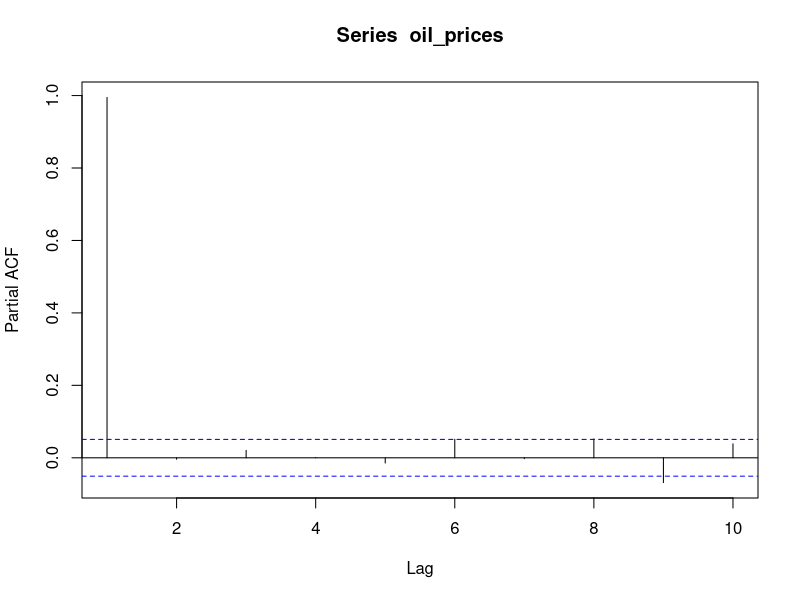
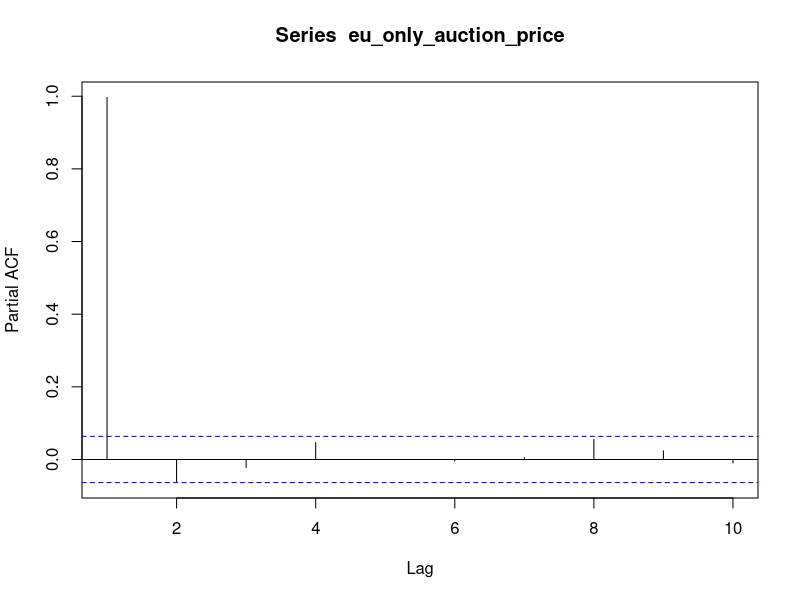
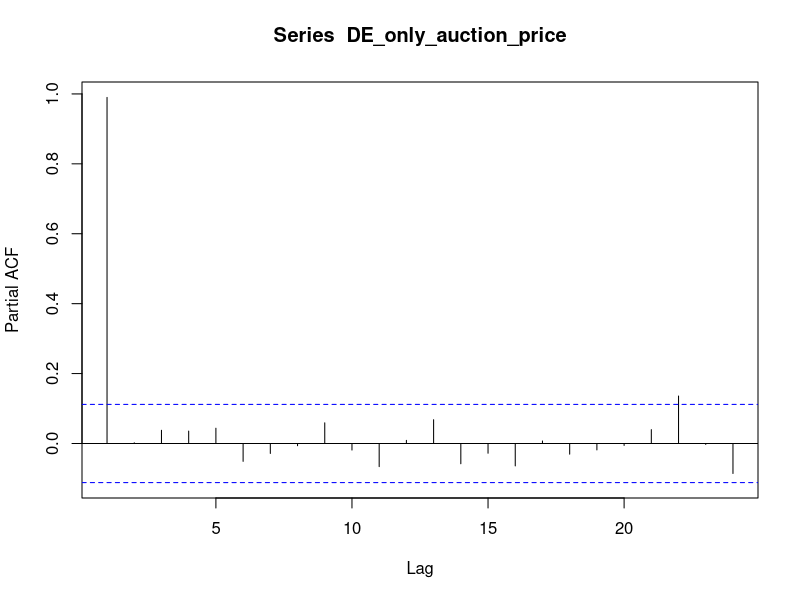
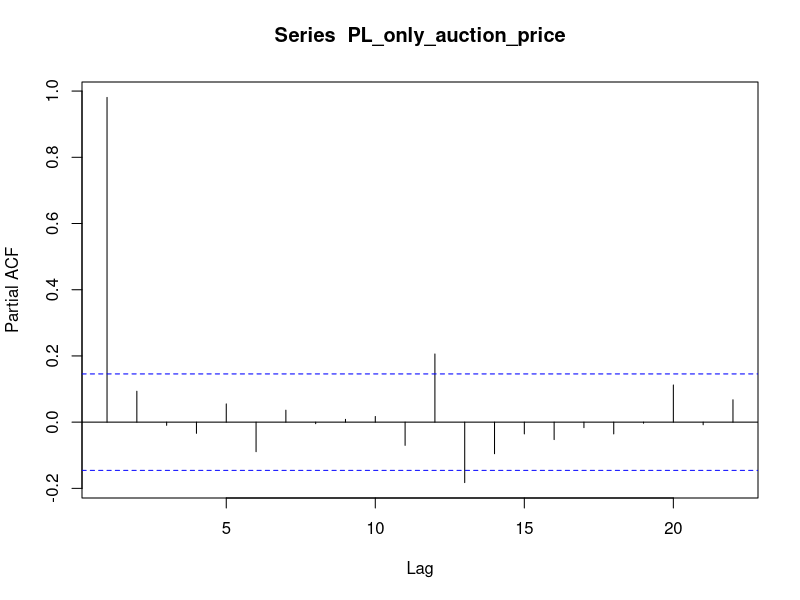
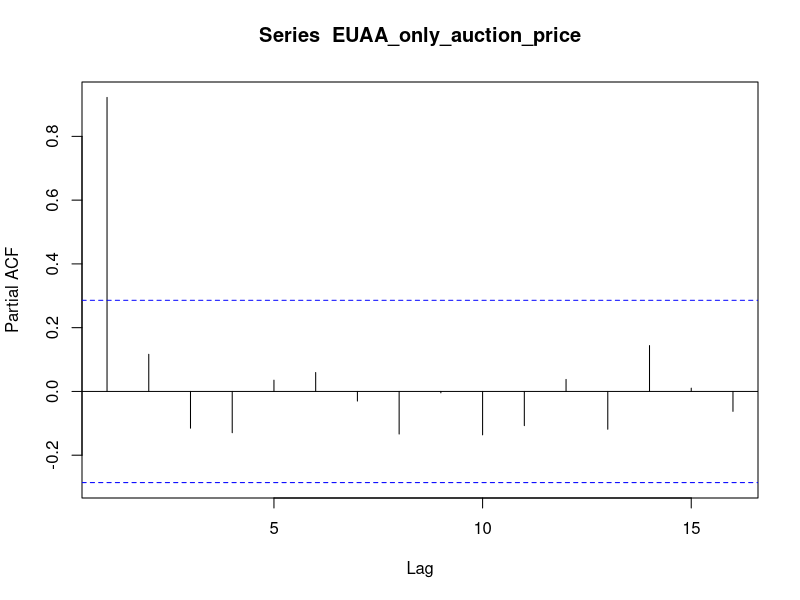

Here is the R script that generated these plots, in order: (Note: this script raises an error after producing the figures.)
## ---- chunk 1
knitr::opts_chunk$set(echo = TRUE)
library(readxl)
library(tseries)
library(ggplot2)
library(tidyverse)
library(reshape2)
library(car)
library(lubridate)

## ---- chunk 2
brent_crude_prices<- read_excel("brent_crude_prices.xlsx")
co2_emissions_data<-read.csv("co2_emission.csv")
ftse<- read.csv("FTSE 100 Historical Data.csv")
eu_ets_data<-read_excel("EU-ETS-data.xlsx")
## ---- chunk 3
eu_ets_data$Date<- as.Date(eu_ets_data$Date)
brent_crude_prices$Date<- as.Date(brent_crude_prices$Date)
ftse$Date<- mdy(ftse$Date)
ftse$Price<- as.numeric(str_replace(ftse$Price,",",""))
## ---- chunk 4
auction_and_oil<- merge(x=eu_ets_data,y=brent_crude_prices, 
                         by="Date", all.x=TRUE) 

auction_and_oil<-auction_and_oil |> filter(is.na(auction_and_oil$`Europe Brent Spot Price FOB (Dollars per Barrel)`)==FALSE)

oil_prices<- auction_and_oil$`Europe Brent Spot Price FOB (Dollars per Barrel)`
pacf(oil_prices, lag=10, pl=TRUE)

ets_stock_and_oil_data<- merge(x=auction_and_oil, y= ftse, by='Date', all.x=TRUE)
## ---- chunk 5
#First let's change auction name to just have EU, DE, PL or EUAA:

ets_stock_and_oil_data<- ets_stock_and_oil_data |> mutate(
                AuctionType = ifelse(str_detect(`Auction Name`, "EUAA")==TRUE,
                                                                        "EUAA",
                                                    str_sub(`Auction Name`,-2,)
), .after=`Auction Name`)
## ---- chunk 6
EU_only_auction<- ets_stock_and_oil_data |> filter(AuctionType=="EU") |> filter(
                                          is.na(`Auction Price €/tCO2`)==FALSE
)
eu_only_auction_price<-EU_only_auction$`Auction Price €/tCO2`

pacf(eu_only_auction_price, lag=10, pl=TRUE)

#Auction Price Lag
Auction_Price_lag<- EU_only_auction$`Auction Price €/tCO2`[1:length(EU_only_auction$`Auction Price €/tCO2`)-1]
Auction_Price_lag<- c(0,Auction_Price_lag)
EU_only_with_lag<- EU_only_auction |> mutate(
                                          Auction_Price_lag= Auction_Price_lag, .after=`Auction Price €/tCO2`
)

#Maximum bid lag
Max_bid_lag<- EU_only_auction$`Maximum Bid €/tCO2`[1:length(EU_only_auction$`Maximum Bid €/tCO2`)-1]
Max_bid_lag<- c(0,Max_bid_lag)
EU_only_with_lag<- EU_only_with_lag |> mutate(
                                          Max_bid_lag= Max_bid_lag, .after=`Maximum Bid €/tCO2`
)

#Avg bids per bidder lag
Avg_num_bids_per_bidder_lag<- EU_only_auction$`Average number of bids per bidder`[1:length(EU_only_auction$`Average number of bids per bidder`)-1]
Avg_num_bids_per_bidder_lag<- c(0,Avg_num_bids_per_bidder_lag)
EU_only_with_lag<- EU_only_with_lag |> mutate(
                                          Avg_num_bids_per_bidder_lag= Avg_num_bids_per_bidder_lag, .after=`Average number of bids per bidder`
)

#Avg vol per bidder
Avg_vol_per_bidder_lag<- EU_only_auction$`Average volume bid per bidder`[1:length(EU_only_auction$`Average volume bid per bidder`)-1]
Avg_vol_per_bidder_lag<- c(0,Avg_vol_per_bidder_lag)
EU_only_with_lag<- EU_only_with_lag |> mutate(
                                          Avg_vol_per_bidder_lag= Avg_vol_per_bidder_lag, .after=`Average volume bid per bidder`
)

#oil price lag
EU_only_with_lag<- EU_only_with_lag |> rename(
                        oil_price = `Europe Brent Spot Price FOB (Dollars per Barrel)`
)
oil_price_lag<- EU_only_with_lag$oil_price[1:length(EU_only_with_lag$oil_price)-1]
oil_price_lag<- c(0,oil_price_lag)
EU_only_with_lag<- EU_only_with_lag |> mutate(
                                          oil_price_lag= oil_price_lag, .after= oil_price
)

#ftse price lag:
EU_only_with_lag<- EU_only_with_lag |> rename(
                        ftse_price = Price
)
ftse_price_lag<- EU_only_with_lag$ftse_price[1:length(EU_only_with_lag$ftse_price)-1]
ftse_price_lag<- c(0,ftse_price_lag)
EU_only_with_lag<- EU_only_with_lag |> mutate(
                                          ftse_price_lag= ftse_price_lag, .after= ftse_price
)

#Auction Volume tCO2 lag:

Auction_vol_lag<- EU_only_auction$`Auction Volume tCO2`[1:length(EU_only_auction$`Auction Volume tCO2`)-1]
Auction_vol_lag<- c(0,Auction_vol_lag)
EU_only_with_lag<- EU_only_with_lag |> mutate(
                                          Auction_vol_lag= Auction_vol_lag, .after=`Auction Volume tCO2`
)
##

EU_only_auction_variables_fit<- glm(`Auction Price €/tCO2`~ Auction_Price_lag+ `Auction Volume tCO2`+ `Maximum Bid €/tCO2`,
                            family=gaussian, data=EU_only_with_lag)

durbinWatsonTest(EU_only_auction_variables_fit)
summary(EU_only_auction_variables_fit)

#DW of 1.27. Not terrible. How do we push this up to acceptable levels?


#EU_only_oil_fit<- glm(`Auction Price €/tCO2`~ lag+ `Auction Volume tCO2`+ `Maximum Bid €/tCO2`+
 #                                   oil_price,
  #                          family=gaussian, data=EU_only_with_lag)
#summary(EU_only_oil_fit)
#durbinWatsonTest(EU_only_oil_fit)


#So the difference in DW witha nd without oil prices isn't huge. Only 0.01 difference in the test statistic. 

## ---- chunk 7
DE_only_auction<-ets_stock_and_oil_data |> filter(AuctionType=="DE") |> filter(
                                          is.na(`Auction Price €/tCO2`)==FALSE
)
DE_only_auction_price<- DE_only_auction$`Auction Price €/tCO2`
pacf(DE_only_auction_price)


#Auction Price Lag
Auction_Price_lag<- DE_only_auction$`Auction Price €/tCO2`[1:length(DE_only_auction$`Auction Price €/tCO2`)-1]
Auction_Price_lag<- c(0,Auction_Price_lag)
DE_only_with_lag<- DE_only_auction |> mutate(
                                          Auction_Price_lag= Auction_Price_lag, .after=`Auction Price €/tCO2`
)

#Maximum bid lag
Max_bid_lag<- DE_only_auction$`Maximum Bid €/tCO2`[1:length(DE_only_auction$`Maximum Bid €/tCO2`)-1]
Max_bid_lag<- c(0,Max_bid_lag)
DE_only_with_lag<- DE_only_with_lag |> mutate(
                                          Max_bid_lag= Max_bid_lag, .after=`Maximum Bid €/tCO2`
)

#Avg bids per bidder lag
Avg_num_bids_per_bidder_lag<- DE_only_auction$`Average number of bids per bidder`[1:length(DE_only_auction$`Average number of bids per bidder`)-1]
Avg_num_bids_per_bidder_lag<- c(0,Avg_num_bids_per_bidder_lag)
DE_only_with_lag<- DE_only_with_lag |> mutate(
                                          Avg_num_bids_per_bidder_lag= Avg_num_bids_per_bidder_lag, .after=`Average number of bids per bidder`
)

#Avg vol per bidder
Avg_vol_per_bidder_lag<- DE_only_auction$`Average volume bid per bidder`[1:length(DE_only_auction$`Average volume bid per bidder`)-1]
Avg_vol_per_bidder_lag<- c(0,Avg_vol_per_bidder_lag)
DE_only_with_lag<- DE_only_with_lag |> mutate(
                                          Avg_vol_per_bidder_lag= Avg_vol_per_bidder_lag, .after=`Average volume bid per bidder`
)

#oil price lag
DE_only_with_lag<- DE_only_with_lag |> rename(
                        oil_price = `Europe Brent Spot Price FOB (Dollars per Barrel)`
)
oil_price_lag<- DE_only_with_lag$oil_price[1:length(DE_only_with_lag$oil_price)-1]
oil_price_lag<- c(0,oil_price_lag)
DE_only_with_lag<- DE_only_with_lag |> mutate(
                                          oil_price_lag= oil_price_lag, .after= oil_price
)

#ftse price lag:
DE_only_with_lag<- DE_only_with_lag |> rename(
                        ftse_price = Price
)
ftse_price_lag<- DE_only_with_lag$ftse_price[1:length(DE_only_with_lag$ftse_price)-1]
ftse_price_lag<- c(0,ftse_price_lag)
DE_only_with_lag<- DE_only_with_lag |> mutate(
                                          ftse_price_lag= ftse_price_lag, .after= ftse_price
)

#Auction Volume tCO2 lag:

Auction_vol_lag<- DE_only_auction$`Auction Volume tCO2`[1:length(DE_only_auction$`Auction Volume tCO2`)-1]
Auction_vol_lag<- c(0,Auction_vol_lag)
DE_only_with_lag<- DE_only_with_lag |> mutate(
                                          Auction_vol_lag= Auction_vol_lag, .after=`Auction Volume tCO2`
)

#DE_only_oil_fit<- glm(`Auction Price €/tCO2`~ lag+ `Auction Volume tCO2`+ `Maximum Bid €/tCO2`+
#                                    oil_price,
 #                           family=gaussian, data=DE_only_with_lag)
#summary(DE_only_oil_fit)
#durbinWatsonTest(DE_only_oil_fit)

#pacf(DE_only_with_lag$oil_price, lag=20, pl=TRUE)

## ---- chunk 8
PL_only_auction<-ets_stock_and_oil_data |> filter(AuctionType=="PL") |> filter(
                                          is.na(`Auction Price €/tCO2`)==FALSE
)
PL_only_auction_price<- PL_only_auction$`Auction Price €/tCO2`
pacf(PL_only_auction_price)


#Auction Price Lag
Auction_Price_lag<- PL_only_auction$`Auction Price €/tCO2`[1:length(PL_only_auction$`Auction Price €/tCO2`)-1]
Auction_Price_lag<- c(0,Auction_Price_lag)
PL_only_with_lag<- PL_only_auction |> mutate(
                                          Auction_Price_lag= Auction_Price_lag, .after=`Auction Price €/tCO2`
)

#Maximum bid lag
Max_bid_lag<- PL_only_auction$`Maximum Bid €/tCO2`[1:length(PL_only_auction$`Maximum Bid €/tCO2`)-1]
Max_bid_lag<- c(0,Max_bid_lag)
PL_only_with_lag<- PL_only_with_lag |> mutate(
                                          Max_bid_lag= Max_bid_lag, .after=`Maximum Bid €/tCO2`
)

#Avg bids per bidPLr lag
Avg_num_bids_per_bidder_lag<- PL_only_auction$`Average number of bids per bidder`[1:length(PL_only_auction$`Average number of bids per bidder`)-1]
Avg_num_bids_per_bidder_lag<- c(0,Avg_num_bids_per_bidder_lag)
PL_only_with_lag<- PL_only_with_lag |> mutate(
                                          Avg_num_bids_per_bidder_lag= Avg_num_bids_per_bidder_lag, .after=`Average number of bids per bidder`
)

#Avg vol per bidder
Avg_vol_per_bidder_lag<- PL_only_auction$`Average volume bid per bidder`[1:length(PL_only_auction$`Average volume bid per bidder`)-1]
Avg_vol_per_bidder_lag<- c(0,Avg_vol_per_bidder_lag)
PL_only_with_lag<- PL_only_with_lag |> mutate(
                                          Avg_vol_per_bidder_lag= Avg_vol_per_bidder_lag, .after=`Average volume bid per bidder`
)

#oil price lag
PL_only_with_lag<- PL_only_with_lag |> rename(
                        oil_price = `Europe Brent Spot Price FOB (Dollars per Barrel)`
)
oil_price_lag<- PL_only_with_lag$oil_price[1:length(PL_only_with_lag$oil_price)-1]
oil_price_lag<- c(0,oil_price_lag)
PL_only_with_lag<- PL_only_with_lag |> mutate(
                                          oil_price_lag= oil_price_lag, .after= oil_price
)

#ftse price lag:
PL_only_with_lag<- PL_only_with_lag |> rename(
                        ftse_price = Price
)
ftse_price_lag<- PL_only_with_lag$ftse_price[1:length(PL_only_with_lag$ftse_price)-1]
ftse_price_lag<- c(0,ftse_price_lag)
PL_only_with_lag<- PL_only_with_lag |> mutate(
                                          ftse_price_lag= ftse_price_lag, .after= ftse_price
)

#Auction Volume tCO2 lag:

Auction_vol_lag<- PL_only_auction$`Auction Volume tCO2`[1:length(PL_only_auction$`Auction Volume tCO2`)-1]
Auction_vol_lag<- c(0,Auction_vol_lag)
PL_only_with_lag<- PL_only_with_lag |> mutate(
                                          Auction_vol_lag= Auction_vol_lag, .after=`Auction Volume tCO2`
)

#PL_only_oil_fit<- glm(`Auction Price €/tCO2`~ lag+ `Auction Volume tCO2`+ `Maximum Bid €/tCO2`+
 #                                   oil_price,
  #                          family=gaussian, data=PL_only_with_lag)
#summary(PL_only_oil_fit)
#durbinWatsonTest(PL_only_oil_fit)

#pacf(PL_only_with_lag$oil_price, lag=20, pl=TRUE)

#So for Poland, I don't need to worry about autocorrelation at all
## ---- chunk 9
EUAA_only_auction<-ets_stock_and_oil_data |> filter(AuctionType=="EUAA") |> filter(
                                          is.na(`Auction Price €/tCO2`)==FALSE
)
EUAA_only_auction_price<- EUAA_only_auction$`Auction Price €/tCO2`
pacf(EUAA_only_auction_price)


#Auction Price Lag
Auction_Price_lag<- EUAA_only_auction$`Auction Price €/tCO2`[1:length(EUAA_only_auction$`Auction Price €/tCO2`)-1]
Auction_Price_lag<- c(0,Auction_Price_lag)
EUAA_only_with_lag<- EUAA_only_auction |> mutate(
                                          Auction_Price_lag= Auction_Price_lag, .after=`Auction Price €/tCO2`
)

#Maximum bid lag
Max_bid_lag<- EUAA_only_auction$`Maximum Bid €/tCO2`[1:length(EUAA_only_auction$`Maximum Bid €/tCO2`)-1]
Max_bid_lag<- c(0,Max_bid_lag)
EUAA_only_with_lag<- EUAA_only_with_lag |> mutate(
                                          Max_bid_lag= Max_bid_lag, .after=`Maximum Bid €/tCO2`
)

#Avg bids per bidPLr lag
Avg_num_bids_per_bidder_lag<- EUAA_only_auction$`Average number of bids per bidder`[1:length(EUAA_only_auction$`Average number of bids per bidder`)-1]
Avg_num_bids_per_bidder_lag<- c(0,Avg_num_bids_per_bidder_lag)
EUAA_only_with_lag<- EUAA_only_with_lag |> mutate(
                                          Avg_num_bids_per_bidder_lag= Avg_num_bids_per_bidder_lag, .after=`Average number of bids per bidder`
)

#Avg vol per bidder
Avg_vol_per_bidder_lag<- EUAA_only_auction$`Average volume bid per bidder`[1:length(EUAA_only_auction$`Average volume bid per bidder`)-1]
Avg_vol_per_bidder_lag<- c(0,Avg_vol_per_bidder_lag)
EUAA_only_with_lag<- EUAA_only_with_lag |> mutate(
                                          Avg_vol_per_bidder_lag= Avg_vol_per_bidder_lag, .after=`Average volume bid per bidder`
)

#oil price lag
EUAA_only_with_lag<- EUAA_only_with_lag |> rename(
                        oil_price = `Europe Brent Spot Price FOB (Dollars per Barrel)`
)
oil_price_lag<- EUAA_only_with_lag$oil_price[1:length(EUAA_only_with_lag$oil_price)-1]
oil_price_lag<- c(0,oil_price_lag)
EUAA_only_with_lag<- EUAA_only_with_lag |> mutate(
                                          oil_price_lag= oil_price_lag, .after= oil_price
)

#ftse price lag:
EUAA_only_with_lag<- EUAA_only_with_lag |> rename(
                        ftse_price = Price
)
ftse_price_lag<- EUAA_only_with_lag$ftse_price[1:length(EUAA_only_with_lag$ftse_price)-1]
ftse_price_lag<- c(0,ftse_price_lag)
EUAA_only_with_lag<- EUAA_only_with_lag |> mutate(
                                          ftse_price_lag= ftse_price_lag, .after= ftse_price
)

#Auction Volume tCO2 lag:

Auction_vol_lag<- EUAA_only_auction$`Auction Volume tCO2`[1:length(EUAA_only_auction$`Auction Volume tCO2`)-1]
Auction_vol_lag<- c(0,Auction_vol_lag)
EUAA_only_with_lag<- EUAA_only_with_lag |> mutate(
                                          Auction_vol_lag= Auction_vol_lag, .after=`Auction Volume tCO2`
)

#EUAA_only_auction_variables_fit<- glm(`Auction Price €/tCO2`~ lag+ `Auction Volume tCO2`+ `Maximum Bid €/tCO2`,
#                            family=gaussian, data=EUAA_only_with_lag)

#durbinWatsonTest(EUAA_only_auction_variables_fit)
#summary(EUAA_only_auction_variables_fit)

#With oil prices:
#EUAA_only_with_lag<- EUAA_only_with_lag |> rename(
#                        oil_price = `Europe Brent Spot Price FOB (Dollars per Barrel)`
#)

#EUAA_only_oil_fit<- glm(`Auction Price €/tCO2`~ lag+ `Auction Volume tCO2`+ `Maximum Bid €/tCO2`+
#                                    oil_price,
#                            family=gaussian, data=EUAA_only_with_lag)
#summary(EUAA_only_oil_fit)
#durbinWatsonTest(EUAA_only_oil_fit)

#pacf(EUAA_only_with_lag$oil_price, lag=20, pl=TRUE)

#lag isn;t significant. Should I leave it out?
#EUAA_only_oil_fit<- glm(`Auction Price €/tCO2`~ `Auction Volume tCO2`+ `Maximum Bid €/tCO2`+
 #                                   oil_price,
#                            family=gaussian, data=EUAA_only_with_lag)
#durbinWatsonTest(EUAA_only_oil_fit)
#summary(EUAA_only_oil_fit)
## ---- chunk 10


#Merging, beginning with EU lag
EU_lag<- EU_only_with_lag |> select('Date',
                                    'AuctionType', 
                                    'Auction_Price_lag',
                                    'Max_bid_lag',
                                    'Avg_num_bids_per_bidder_lag',
                                    'Avg_vol_per_bidder_lag',
                                    'Auction_vol_lag',
                                    'oil_price_lag',
                                    'ftse_price_lag'
                                    )
ets_EU_only_lag<- merge(x=ets_stock_and_oil_data, y= EU_lag, by=c('Date', 'AuctionType'), all.x=TRUE)
ets_EU_only_lag<- ets_EU_only_lag |> select(-c(Open:Change..))


lagColnamesVec<- c('Auction_Price_lag',
                                    'Max_bid_lag',
                                    'Avg_num_bids_per_bidder_lag',
                                    'Avg_vol_per_bidder_lag',
                                    'Auction_vol_lag',
                                    'oil_price_lag',
                                    'ftse_price_lag')

#DE lag:
DE_lag<- DE_only_with_lag |> select('Date',
                                    'AuctionType', 
                                    'Auction_Price_lag',
                                    'Max_bid_lag',
                                    'Avg_num_bids_per_bidder_lag',
                                    'Avg_vol_per_bidder_lag',
                                    'Auction_vol_lag',
                                    'oil_price_lag',
                                    'ftse_price_lag'
                                    )
ets_EU_DE_with_lag<- merge(x=ets_EU_only_lag, y=DE_lag, by=c('Date', 'AuctionType'), all.x=TRUE)


for(name in lagColnamesVec){
  x=paste0(name,".x")
  y=paste0(name,".y")
  ets_EU_DE_with_lag[,x]<-ifelse(is.na(ets_EU_DE_with_lag[,x]), 
                                  ets_EU_DE_with_lag[,y],
                                  ets_EU_DE_with_lag[,x])
}


ets_EU_DE_with_lag<- ets_EU_DE_with_lag |> rename(
                                    'Auction_Price_lag'= 'Auction_Price_lag.x',
                                    'Max_bid_lag'= 'Max_bid_lag.x',
                                    'Avg_num_bids_per_bidder_lag'='Avg_num_bids_per_bidder_lag.x',
                                    'Avg_vol_per_bidder_lag'='Avg_vol_per_bidder_lag.x',
                                    'Auction_vol_lag'= 'Auction_vol_lag.x',
                                    'oil_price_lag'= 'oil_price_lag.x',
                                    'ftse_price_lag'='ftse_price_lag.x'
                                    ) |> select(-c('Auction_Price_lag.y',
                                    'Max_bid_lag.y',
                                    'Avg_num_bids_per_bidder_lag.y',
                                    'Avg_vol_per_bidder_lag.y',
                                    'Auction_vol_lag.y',
                                    'oil_price_lag.y',
                                    'ftse_price_lag.y'))

#PL lag:
PL_lag<- PL_only_with_lag |> select('Date',
                                    'AuctionType', 
                                    'Auction_Price_lag',
                                    'Max_bid_lag',
                                    'Avg_num_bids_per_bidder_lag',
                                    'Avg_vol_per_bidder_lag',
                                    'Auction_vol_lag',
                                    'oil_price_lag',
                                    'ftse_price_lag'
                                    )
ets_EU_DE_PL_with_lag<- merge(x=ets_EU_DE_with_lag, 
                              y= PL_lag, by = c('Date', 'AuctionType'),
                              all.x=TRUE)

for(name in lagColnamesVec){
  x=paste0(name,".x")
  y=paste0(name,".y")
  ets_EU_DE_PL_with_lag[,x]<-ifelse(is.na(ets_EU_DE_PL_with_lag[,x]), 
                                  ets_EU_DE_PL_with_lag[,y],
                                  ets_EU_DE_PL_with_lag[,x])
}

ets_EU_DE_PL_with_lag<- ets_EU_DE_PL_with_lag |> rename(
                                    'Auction_Price_lag'= 'Auction_Price_lag.x',
                                    'Max_bid_lag'= 'Max_bid_lag.x',
                                    'Avg_num_bids_per_bidder_lag'='Avg_num_bids_per_bidder_lag.x',
                                    'Avg_vol_per_bidder_lag'='Avg_vol_per_bidder_lag.x',
                                    'Auction_vol_lag'= 'Auction_vol_lag.x',
                                    'oil_price_lag'= 'oil_price_lag.x',
                                    'ftse_price_lag'='ftse_price_lag.x'
                                    ) |> select(-c('Auction_Price_lag.y',
                                    'Max_bid_lag.y',
                                    'Avg_num_bids_per_bidder_lag.y',
                                    'Avg_vol_per_bidder_lag.y',
                                    'Auction_vol_lag.y',
                                    'oil_price_lag.y',
                                    'ftse_price_lag.y'))



#Adding EUAA lag:

EUAA_lag<- EUAA_only_with_lag |> select('Date',
                                    'AuctionType', 
                                    'Auction_Price_lag',
                                    'Max_bid_lag',
                                    'Avg_num_bids_per_bidder_lag',
                                    'Avg_vol_per_bidder_lag',
                                    'Auction_vol_lag',
                                    'oil_price_lag',
                                    'ftse_price_lag'
                                    )

ets_representative_lag<- merge(x=ets_EU_DE_PL_with_lag,
                               y=EUAA_lag, by = c('Date', 'AuctionType'),
                               all.x=TRUE)

for(name in lagColnamesVec){
  x=paste0(name,".x")
  y=paste0(name,".y")
  ets_representative_lag[,x]<-ifelse(is.na(ets_representative_lag[,x]), 
                                  ets_representative_lag[,y],
                                  ets_representative_lag[,x])
}

ets_representative_lag<- ets_representative_lag |> rename(
                                    'Auction_Price_lag'= 'Auction_Price_lag.x',
                                    'Max_bid_lag'= 'Max_bid_lag.x',
                                    'Avg_num_bids_per_bidder_lag'='Avg_num_bids_per_bidder_lag.x',
                                    'Avg_vol_per_bidder_lag'='Avg_vol_per_bidder_lag.x',
                                    'Auction_vol_lag'= 'Auction_vol_lag.x',
                                    'oil_price_lag'= 'oil_price_lag.x',
                                    'ftse_price_lag'='ftse_price_lag.x'
                                    ) |> select(-c('Auction_Price_lag.y',
                                    'Max_bid_lag.y',
                                    'Avg_num_bids_per_bidder_lag.y',
                                    'Avg_vol_per_bidder_lag.y',
                                    'Auction_vol_lag.y',
                                    'oil_price_lag.y',
                                    'ftse_price_lag.y'))

## ---- chunk 11
lag_fit<- glm(`Auction Price €/tCO2`~lag+`Auction Volume tCO2`+ `Maximum Bid €/tCO2`+
                                    oil_price,
                            family=gaussian, data=ets_representative_lag)

summary(lag_fit)

durbinWatsonTest(lag_fit)
## ---- chunk 12
ftse<- read.csv("FTSE 100 Historical Data.csv")

ftse$Date<- mdy(ftse$Date)
ftse$Price<- as.numeric(str_replace(ftse$Price,",",""))

ets_with_rep_lag<- merge(x=ets_representative_lag, y=ftse, by = 'Date', all.x=TRUE)

ets_with_rep_lag<- ets_with_rep_lag |> rename(
                                  ftse_price = Price
)

ftse_lag_fit<- glm(`Auction Price €/tCO2`~lag+`Auction Volume tCO2`+ `Maximum Bid €/tCO2`+
                                    oil_price+ftse_price,
                            family=gaussian, data=ets_with_rep_lag)

summary(ftse_lag_fit)

durbinWatsonTest(ftse_lag_fit)

## ---- chunk 13
res<- resid(ftse_lag_fit)
plot(fitted(ftse_lag_fit), res)+abline(0,0)


## ---- chunk 14
#No pooling- EU:
  
no_pool_EU<- ets_with_rep_lag |> filter(AuctionType=="EU")

eu_no_pool_fit<- glm(`Auction Price €/tCO2`~lag+`Auction Volume tCO2`+ `Maximum Bid €/tCO2`+
                                    oil_price+ftse_price,
                            family=gaussian, data=no_pool_EU)

summary(eu_no_pool_fit)

durbinWatsonTest(eu_no_pool_fit)

## ---- chunk 15
res<- resid(eu_no_pool_fit)
plot(fitted(eu_no_pool_fit), res)
## ---- chunk 16
hist(no_pool_EU$oil_price)
hist(no_pool_EU$ftse_price)
hist(no_pool_EU$`Auction Volume tCO2`)
hist(no_pool_EU$`Maximum Bid €/tCO2`)
## ---- chunk 17
eu_no_pool_fit_log<- glm(`Auction Price €/tCO2`~`Maximum Bid €/tCO2`+`Auction Volume tCO2`+ `Average bid size`+
                                    oil_price+log(ftse_price),
                            family=gaussian, data=no_pool_EU)

summary(eu_no_pool_fit_log)

durbinWatsonTest(eu_no_pool_fit_log)
## ---- chunk 18
eu_cor_frame<- ets_with_rep_lag |> select(`Auction Volume tCO2`, `Maximum Bid €/tCO2`,`Average bid size`,`Average volume bid per bidder`,
                                    oil_price, ftse_price) 

eu_cor_frame<- na.omit(eu_cor_frame)
cor_matrix<- cor(eu_cor_frame)

# Get upper triangle of the correlation matrix
get_upper_tri <- function(cormat){
  cormat[lower.tri(cormat)]<- NA
  return(cormat)
}

upper_tri <- get_upper_tri(cor_matrix)
melted_cormat <- melt(upper_tri, na.rm = TRUE)

ggplot(data = melted_cormat, aes(Var2, Var1, fill = value))+
  geom_tile(color = "white")+
  scale_fill_gradient2(low = "blue", high = "red", mid = "white", 
                       midpoint = 0, limit = c(-1,1), space = "Lab", 
                       name="Pearson\nCorrelation") +
  theme_minimal()+ 
  theme(axis.text.x = element_text(angle = 45, vjust = 1, 
                                   size = 12, hjust = 1))+
  coord_fixed()
## ---- chunk 19
ets_with_rep_lag<- na.omit(ets_with_rep_lag)
pacf(ets_with_rep_lag$`Maximum Bid €/tCO2`)
pacf(ets_with_rep_lag$`Average number of bids per bidder`)
pacf(ets_with_rep_lag$`Average volume bid per bidder`)
pacf(ets_with_rep_lag$oil_price)
pacf(ets_with_rep_lag$ftse_price)
pacf(ets_with_rep_lag$`Total Amount of Bids`)
pacf(ets_with_rep_lag$`Auction Volume tCO2`)
pacf(ets_with_rep_lag$`Auction Price €/tCO2`)
## ---- chunk 20
#Creating lag for max price:
